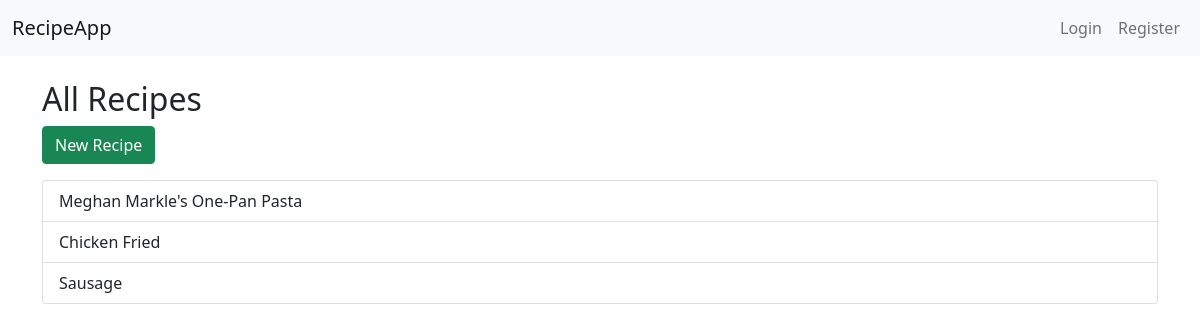
Page /recipes on the committed database.
### app/models.py (models this page shows)
class Recipe(db.Model):
    id = db.Column(db.Integer, primary_key=True)
    title = db.Column(db.String(100), nullable=False)
    description = db.Column(db.Text, nullable=False)
    instructions = db.Column(db.Text, nullable=False)
    image_file = db.Column(db.String(20), nullable=True)
    date_posted = db.Column(db.DateTime, default=datetime.utcnow)
    user_id = db.Column(db.Integer, db.ForeignKey('user.id'), nullable=False)
    ingredients = db.relationship('Ingredient', secondary=recipe_ingredients, backref=db.backref('recipes', lazy='dynamic'))
    categories = db.relationship('Category', secondary=recipe_categories, backref=db.backref('recipes', lazy='dynamic'))
    comments = db.relationship('Comment', backref='recipe', lazy=True)

### app/recipes/views.py (the view)
@recipes_bp.route('/recipes')
def list_recipes():
    recipes = Recipe.query.order_by(Recipe.date_posted.desc()).all()
    return render_template('recipes/list.html', recipes=recipes)

### app/templates/recipes/list.html
{% extends 'base.html' %}
{% block content %}
  <h2>All Recipes</h2>
  <a href="{{ url_for('recipes.new_recipe') }}" class="btn btn-success mb-3">New Recipe</a>
  <div class="list-group">
    {% for r in recipes %}
      <a href="{{ url_for('recipes.recipe_detail', recipe_id=r.id) }}" class="list-group-item">{{ r.title }}</a>
    {% endfor %}
  </div>
{% endblock %}

### rows in the picture
Recipe: title "Meghan Markle's One-Pan Pasta"
Recipe: title "Chicken Fried"
Recipe: title "Sausage"
